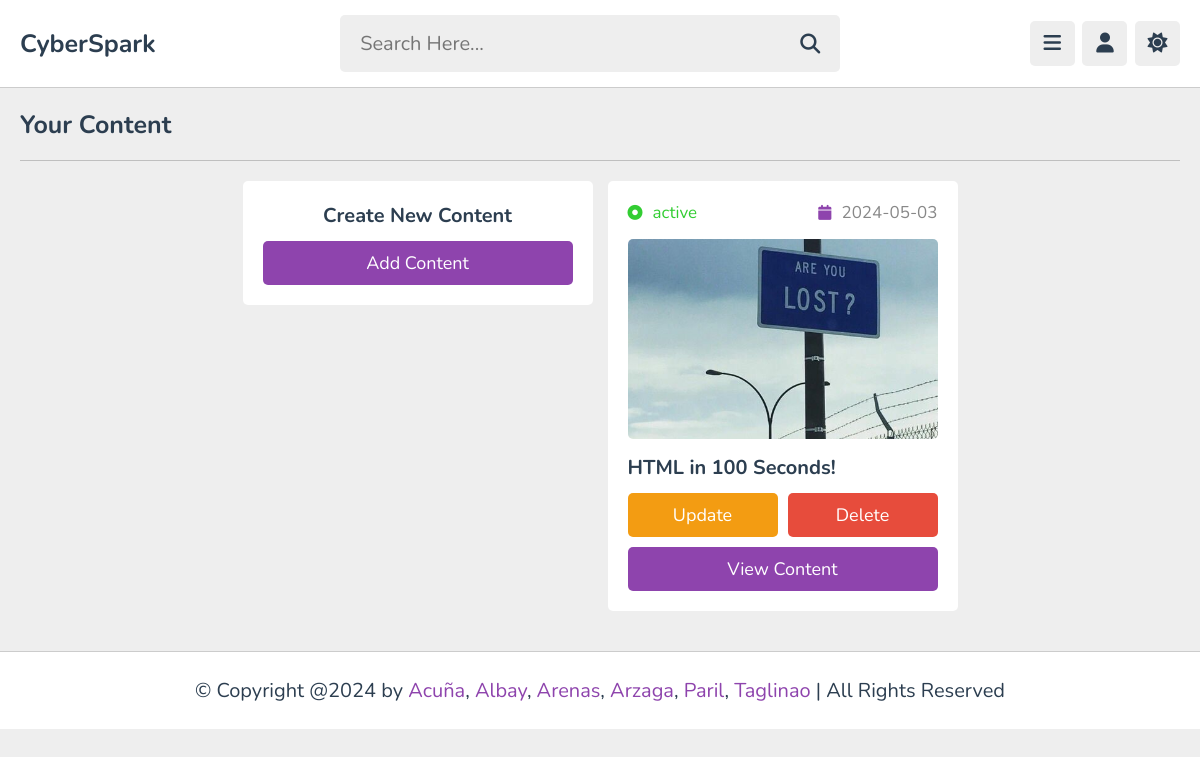
Page /admin/contents.php (signed in) on the committed database.
### tables this page shows
CREATE TABLE `content` (
  `id` varchar(20) NOT NULL,
  `tutor_id` varchar(20) NOT NULL,
  `playlist_id` varchar(20) NOT NULL,
  `title` varchar(100) NOT NULL,
  `description` varchar(1000) NOT NULL,
  `video` varchar(100) NOT NULL,
  `thumb` varchar(100) NOT NULL,
  `date` date NOT NULL DEFAULT current_timestamp(),
  `status` varchar(20) NOT NULL DEFAULT 'deactive'
);

### admin/contents.php (the view, shortened to what this page needs)
<?php
include '../components/connect.php';
if(isset($_COOKIE['tutor_id'])){
   $tutor_id = $_COOKIE['tutor_id'];
}else{
   $tutor_id = '';
   header('location:login.php');
}
?>
<!DOCTYPE html>
<html lang="en">
<head>
   <link rel="stylesheet" href="https://cdnjs.cloudflare.com/ajax/libs/font-awesome/6.2.0/css/all.min.css">
   <link rel="stylesheet" href="../css/admin_styles.css">
</head>
<body>
<?php include '../components/admin_header.php'; ?>
<section class="contents">
   <h1 class="heading">Your Content</h1>
   <div class="box-container">
   <div class="box" style="text-align: center;">
      <h3 class="title" style="margin-bottom: .5rem;">Create New Content</h3>
      <a href="add_content.php" class="btn">Add Content</a>
   </div>
   <?php
      $select_videos = $conn->prepare("SELECT * FROM `content` WHERE tutor_id = ? ORDER BY date DESC");
      $select_videos->execute([$tutor_id]);
      if($select_videos->rowCount() > 0){
         while($fetch_videos = $select_videos->fetch(PDO::FETCH_ASSOC)){
            $video_id = $fetch_videos['id'];
   ?>
      <div class="box">
         <div class="flex">
            <div><i class="fas fa-dot-circle" style="<?php if($fetch_videos['status'] == 'active'){echo 'color:limegreen'; }else{echo 'color:red';} ?>"></i><span style="<?php if($fetch_videos['status'] == 'active'){echo 'color:limegreen'; }else{echo 'color:red';} ?>"><?= $fetch_videos['status']; ?></span></div>
            <div><i class="fas fa-calendar"></i><span><?= $fetch_videos['date']; ?></span></div>
         </div>
         <img src="../uploaded_files/<?= $fetch_videos['thumb']; ?>" class="thumb" alt="">
         <h3 class="title"><?= $fetch_videos['title']; ?></h3>
         <form action="" method="post" class="flex-btn">
            <a href="update_content.php?get_id=<?= $video_id; ?>" class="option-btn">Update</a>
            <input type="submit" value="delete" class="delete-btn" onclick="return confirm('Delete this video?');" name="delete_video">
         </form>
         <a href="view_content.php?get_id=<?= $video_id; ?>" class="btn">View Content</a>
      </div>
   <?php
         }
      }else{
         echo '<p class="empty">No contents added yet!</p>';
      }
   ?>
   </div>
</section>
<?php include '../components/footer.php'; ?>
</body>
</html>

### css/admin_styles.css (style rules this page uses)
:root { --main-color:#8e44ad; --red:#e74c3c; --orange:#f39c12; --white:#fff; --black:#2c3e50; --light-color:#888; --light-bg:#eee; --border:.1rem solid rgba(0,0,0,.2); }
* { font-family: 'Nunito', sans-serif; margin: 0; padding: 0; box-sizing: border-box; outline: none; border: none; text-decoration: none; }
html { font-size: 62.5%; overflow-x: hidden; }
body { background-color: var(--light-bg); padding-left: 30rem; }
section { padding:2rem; max-width: 1200px; margin: 0 auto; }
.btn, .option-btn, .delete-btn, .inline-btn, .inline-option-btn, .inline-delete-btn { border-radius: .5rem; padding: 1rem 3rem; font-size: 1.8rem; color: #fff; margin-top: 1rem; text-transform: capitalize; cursor: pointer; text-align: center; }
.btn, .option-btn, .delete-btn { display: block; width: 100%; }
.btn, .inline-btn { background-color: var(--main-color); }
.option-btn, .inline-option-btn { background-color: var(--orange); }
.delete-btn, .inline-delete-btn { background-color: var(--red); }
.flex-btn { display:flex; gap: 1rem; }
.heading { padding-bottom: 1.8rem; border-bottom: var(--border); font-size: 2.5rem; color: var(--black); text-transform: capitalize; margin-bottom: 2rem; }
.contents .box-container { display: grid; grid-template-columns: repeat(auto-fit, 35rem); align-items: flex-start; justify-content: center; gap: 1.5rem; }
.contents .box-container .box { border-radius: .5rem; background-color: var(--white); padding: 2rem; overflow-x: hidden; }
.contents .box-container .box .thumb { height: 20rem; width: 100%; border-radius: .5rem; object-fit: cover; margin: 1rem 0; }
.contents .box-container .box .flex { display: flex; align-items: center; justify-content: space-between; gap: 1.5rem; margin-bottom: .5rem; }
.contents .box-container .box .flex i { font-size: 1.5rem; color: var(--main-color); margin-right: 1rem; }
.contents .box-container .box .flex span { color: var(--light-color); font-size: 1.7rem; }
.contents .box-container .box .title { font-size: 2rem; color: var(--black); line-height: 1.5; text-overflow: ellipsis; overflow-x: hidden; }
@media (max-width:1200px) { body { padding-left: 0; } }

### rows in the picture
content: status "active", date "2024-05-03", thumb (picture), title "HTML in 100 Seconds!"
